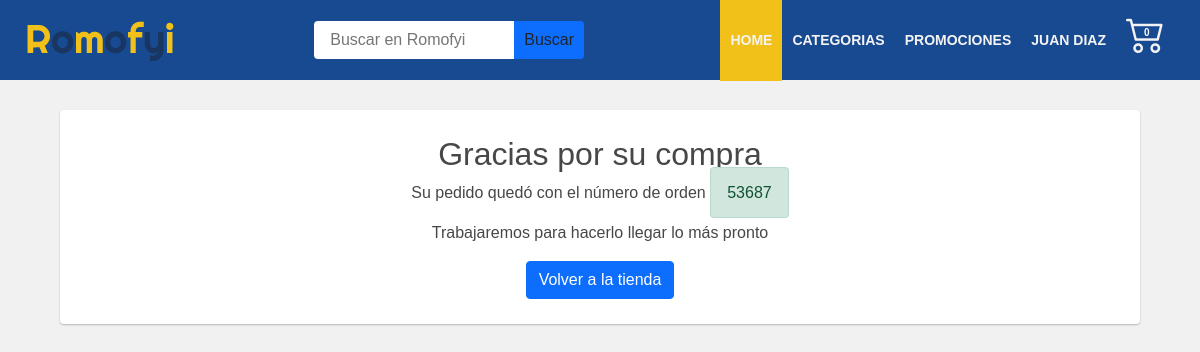
The page /succes/ (signed in) on the database as committed earlier.
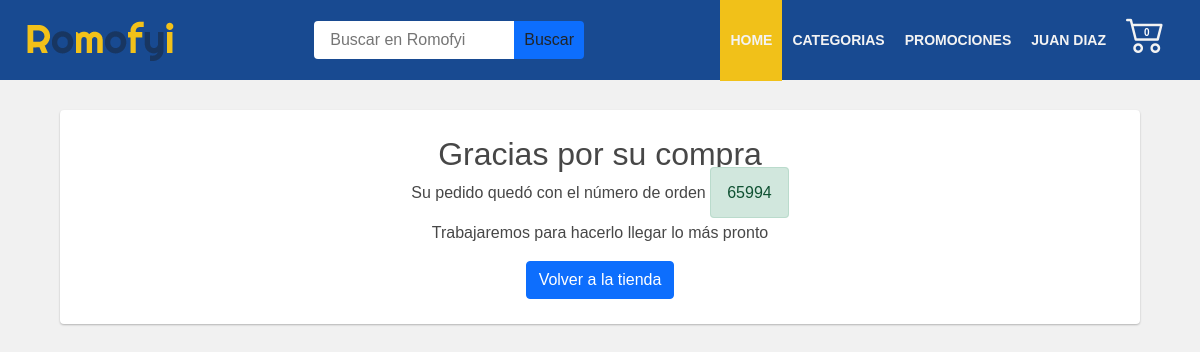
The same page on the database as committed later.
### Aplicaciones/pedidos/models.py (models this page shows, shortened)
class Pedido(models.Model):
    ordernum = models.CharField(max_length=9,null=True,blank=True)
    user = models.ForeignKey(User, on_delete= models.CASCADE)
    status = models.BooleanField(default=True)
    precioTotal = models.IntegerField(default=0)
    cedula = models.CharField(max_length=11,default="")
    celular = models.CharField(max_length=10,default="")
    direccion = models.CharField(max_length=50,default="")
    departamento = models.CharField(max_length=50, default = '')
    ciudad = models.CharField(max_length=50, default="")
    comentarios = models.CharField(max_length=250,blank=True,null=True)
    created_at = models.DateTimeField(auto_now_add=True)
    def __str__(self) -> str:
        return self.ordernum
    class Meta:
        db_table = 'pedidos'
        verbose_name = 'pedido'
        verbose_name_plural = 'pedidos'
        ordering = ['created_at']

### Aplicaciones/pedidos/views.py (the view)
# urls.py: path('succes/',login_required(pedidoFinalizado), name = 'succes'),
def pedidoFinalizado(request):
    template_name = 'carrito/sucess.html'
    pedido = Pedido.objects.filter(user = request.user).order_by("-created_at")[0]
    contex = {
        'pedido':pedido
    }
    return render(request,template_name,contex)

### Aplicaciones/carrito/context_processor.py (called while the page is built)
def importe_total_carro(request):
    carro = Carro(request)
    total = 0
    CantTotal = 0
    if request.user.is_authenticated:
        for key, value in request.session["carro"].items():
            total = total + int(value["precio"])
            CantTotal = CantTotal + int(value["cantidad"])
    return{"importe_total_carro":total,"importe_CantTotal_carro":CantTotal}

### Aplicaciones/tiendaEnLinea/templates/carrito/sucess.html (shortened to what this page needs)
{% extends 'base/base.html' %}
{% load static %}
{% block content %}
<section class="tablaInfor">
    <div class="tablaInfor_container flexColumnStart">
        <h2>Gracias por su compra</h2>
        <p>Su pedido quedó con el número de orden <span class="alert alert-success text-center">{{pedido}}</span></p>
        <p>Trabajaremos para hacerlo llegar lo más pronto</p>
        <a class="btn btn-primary" href="{% url 'tiendaEnLinea:index'%}">Volver a la tienda</a>
    </div>
</section>
{% endblock %}

Rows that differ between the two databases and show on the page:
removed Pedido: ordernum "53687"
added Pedido: ordernum "65994"
